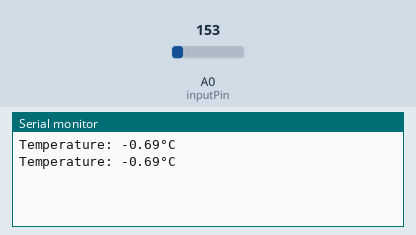
Bench run of a sketch on a simulated Arduino Uno, built with avr-gcc and run on an emulated ATmega328P. Parts: the last lines printed to the serial monitor. The test bench sets the inputs (shaded band); at power-on: A0 (inputPin) = 153.

Above: at 1.8 s.
1.9 s: A0 (inputPin) set to 165
At 2.8 s:
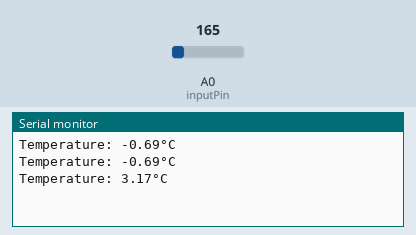
3.4 s: A0 (inputPin) set to 175
At 4.6 s:
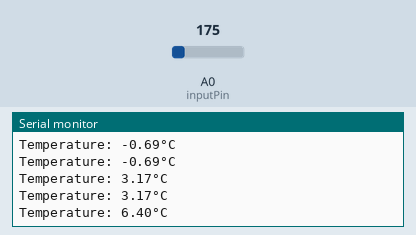
Timing chart, 0 to 6.4 s (numbered marks = the images above; inputs shaded):
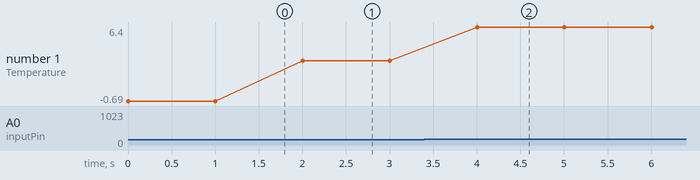

The sketch:

LST-02-reading-temperature-sensor.ino
```cpp
/*
    Control a remote TMP36 temperature and humidity sensor
    using NodeMCU ESP8266
*/

const int inputPin  = A0;

void setup() {
  // put your setup code here, to run once:
  Serial.begin(115200);
}

void loop() {
  String msg = "";
  // put your main code here, to run repeatedly:
  int value = analogRead(inputPin);
  float v = value * (3.3/1024); // value in V
  float temp = ( v - 0.5 ) * 100;  // converting from volts to degrees
  msg = "Temperature: " + String(temp) + "°C";
  Serial.println(msg);
  delay(1000);
}
```

Measured:
- after the input at 1.9 s, the serial monitor: prints a new line after 0.10 s (image 1)
- after the input at 3.4 s, the serial monitor: prints a new line after 0.60 s (image 2)
- plotted number 1: -0.69 → 3.17 after the input at 1.9 s, 3.17 → 6.4 after the input at 3.4 s
